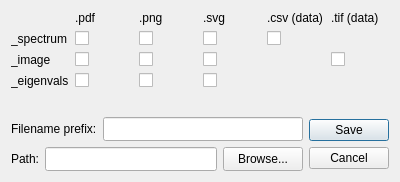
<?xml version="1.0" encoding="UTF-8"?>
<ui version="4.0">
 <class>Save</class>
 <widget class="QDialog" name="Save">
  <property name="geometry">
   <rect>
    <x>0</x>
    <y>0</y>
    <width>400</width>
    <height>182</height>
   </rect>
  </property>
  <property name="windowTitle">
   <string>Dialog</string>
  </property>
  <layout class="QVBoxLayout" name="verticalLayout_3">
   <item>
    <layout class="QVBoxLayout" name="verticalLayout_2">
     <property name="sizeConstraint">
      <enum>QLayout::SetDefaultConstraint</enum>
     </property>
     <item>
      <layout class="QGridLayout" name="gridLayout">
       <property name="topMargin">
        <number>0</number>
       </property>
       <item row="0" column="2">
        <widget class="QLabel" name="label_8">
         <property name="text">
          <string>.png</string>
         </property>
        </widget>
       </item>
       <item row="0" column="3">
        <widget class="QLabel" name="label_4">
         <property name="text">
          <string>.svg</string>
         </property>
        </widget>
       </item>
       <item row="1" column="0">
        <widget class="QLabel" name="label_spectrum">
         <property name="text">
          <string>_spectrum</string>
         </property>
        </widget>
       </item>
       <item row="0" column="5">
        <widget class="QLabel" name="label_10">
         <property name="text">
          <string>.tif (data)</string>
         </property>
        </widget>
       </item>
       <item row="0" column="1">
        <widget class="QLabel" name="label_7">
         <property name="text">
          <string>.pdf</string>
         </property>
        </widget>
       </item>
       <item row="2" column="0">
        <widget class="QLabel" name="label_3">
         <property name="text">
          <string>_image</string>
         </property>
        </widget>
       </item>
       <item row="0" column="4">
        <widget class="QLabel" name="label_csv">
         <property name="text">
          <string>.csv (data)</string>
         </property>
        </widget>
       </item>
       <item row="3" column="0">
        <widget class="QLabel" name="label_6">
         <property name="text">
          <string>_eigenvals</string>
         </property>
        </widget>
       </item>
       <item row="1" column="1">
        <widget class="QCheckBox" name="cb11">
         <property name="text">
          <string/>
         </property>
        </widget>
       </item>
       <item row="1" column="2">
        <widget class="QCheckBox" name="cb12">
         <property name="text">
          <string/>
         </property>
        </widget>
       </item>
       <item row="1" column="3">
        <widget class="QCheckBox" name="cb13">
         <property name="text">
          <string/>
         </property>
        </widget>
       </item>
       <item row="1" column="4">
        <widget class="QCheckBox" name="cb14">
         <property name="text">
          <string/>
         </property>
        </widget>
       </item>
       <item row="2" column="1">
        <widget class="QCheckBox" name="cb21">
         <property name="text">
          <string/>
         </property>
        </widget>
       </item>
       <item row="2" column="2">
        <widget class="QCheckBox" name="cb22">
         <property name="text">
          <string/>
         </property>
        </widget>
       </item>
       <item row="2" column="3">
        <widget class="QCheckBox" name="cb23">
         <property name="text">
          <string/>
         </property>
        </widget>
       </item>
       <item row="2" column="5">
        <widget class="QCheckBox" name="cb25">
         <property name="text">
          <string/>
         </property>
        </widget>
       </item>
       <item row="3" column="2">
        <widget class="QCheckBox" name="cb32">
         <property name="text">
          <string/>
         </property>
        </widget>
       </item>
       <item row="3" column="1">
        <widget class="QCheckBox" name="cb31">
         <property name="text">
          <string/>
         </property>
        </widget>
       </item>
       <item row="3" column="3">
        <widget class="QCheckBox" name="cb33">
         <property name="text">
          <string/>
         </property>
        </widget>
       </item>
      </layout>
     </item>
     <item>
      <spacer name="verticalSpacer">
       <property name="orientation">
        <enum>Qt::Vertical</enum>
       </property>
       <property name="sizeHint" stdset="0">
        <size>
         <width>20</width>
         <height>40</height>
        </size>
       </property>
      </spacer>
     </item>
     <item>
      <layout class="QHBoxLayout" name="horizontalLayout">
       <item>
        <layout class="QVBoxLayout" name="verticalLayout">
         <property name="spacing">
          <number>6</number>
         </property>
         <property name="topMargin">
          <number>0</number>
         </property>
         <property name="bottomMargin">
          <number>0</number>
         </property>
         <item>
          <layout class="QHBoxLayout" name="horizontalLayout_3">
           <property name="spacing">
            <number>6</number>
           </property>
           <property name="leftMargin">
            <number>0</number>
           </property>
           <property name="topMargin">
            <number>0</number>
           </property>
           <item>
            <widget class="QLabel" name="label">
             <property name="text">
              <string>Filename prefix:</string>
             </property>
            </widget>
           </item>
           <item>
            <widget class="QLineEdit" name="tc_savefn">
             <property name="minimumSize">
              <size>
               <width>0</width>
               <height>24</height>
              </size>
             </property>
             <property name="maximumSize">
              <size>
               <width>16777215</width>
               <height>24</height>
              </size>
             </property>
            </widget>
           </item>
          </layout>
         </item>
         <item>
          <layout class="QHBoxLayout" name="horizontalLayout_4">
           <property name="spacing">
            <number>6</number>
           </property>
           <property name="topMargin">
            <number>0</number>
           </property>
           <item>
            <widget class="QLabel" name="label_2">
             <property name="text">
              <string>Path:</string>
             </property>
            </widget>
           </item>
           <item>
            <widget class="QLineEdit" name="tc_savepath">
             <property name="minimumSize">
              <size>
               <width>0</width>
               <height>24</height>
              </size>
             </property>
             <property name="maximumSize">
              <size>
               <width>16777215</width>
               <height>24</height>
              </size>
             </property>
            </widget>
           </item>
           <item>
            <widget class="QPushButton" name="button_path">
             <property name="minimumSize">
              <size>
               <width>0</width>
               <height>24</height>
              </size>
             </property>
             <property name="maximumSize">
              <size>
               <width>16777215</width>
               <height>24</height>
              </size>
             </property>
             <property name="text">
              <string>Browse...</string>
             </property>
            </widget>
           </item>
          </layout>
         </item>
        </layout>
       </item>
       <item>
        <widget class="QDialogButtonBox" name="buttonBox">
         <property name="enabled">
          <bool>true</bool>
         </property>
         <property name="sizePolicy">
          <sizepolicy hsizetype="Fixed" vsizetype="Maximum">
           <horstretch>0</horstretch>
           <verstretch>0</verstretch>
          </sizepolicy>
         </property>
         <property name="orientation">
          <enum>Qt::Vertical</enum>
         </property>
         <property name="standardButtons">
          <set>QDialogButtonBox::Cancel|QDialogButtonBox::Save</set>
         </property>
         <property name="centerButtons">
          <bool>false</bool>
         </property>
        </widget>
       </item>
      </layout>
     </item>
    </layout>
   </item>
  </layout>
 </widget>
 <resources/>
 <connections/>
</ui>
